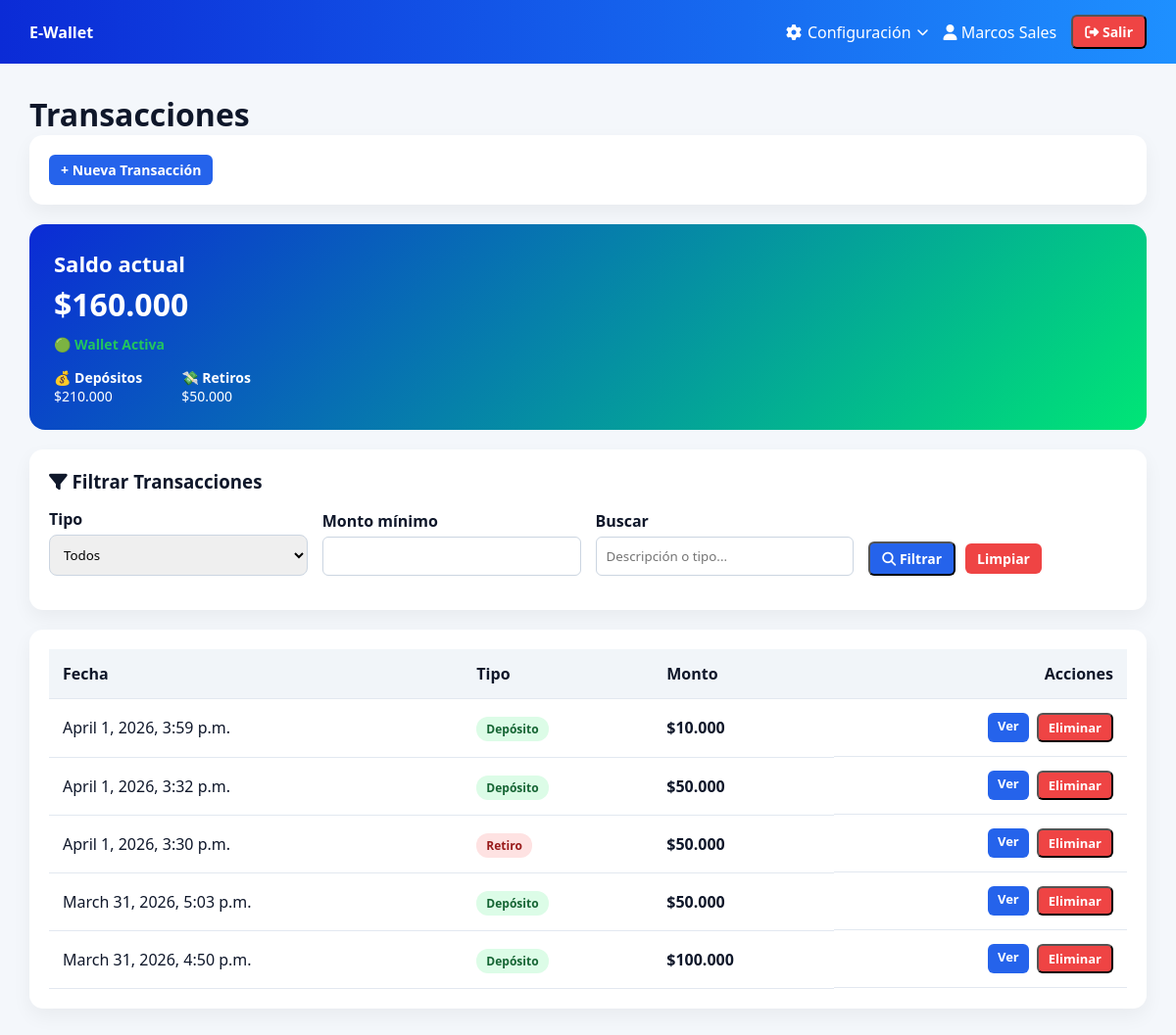
/transactions/ (signed in), run on an earlier commit of the app's database.
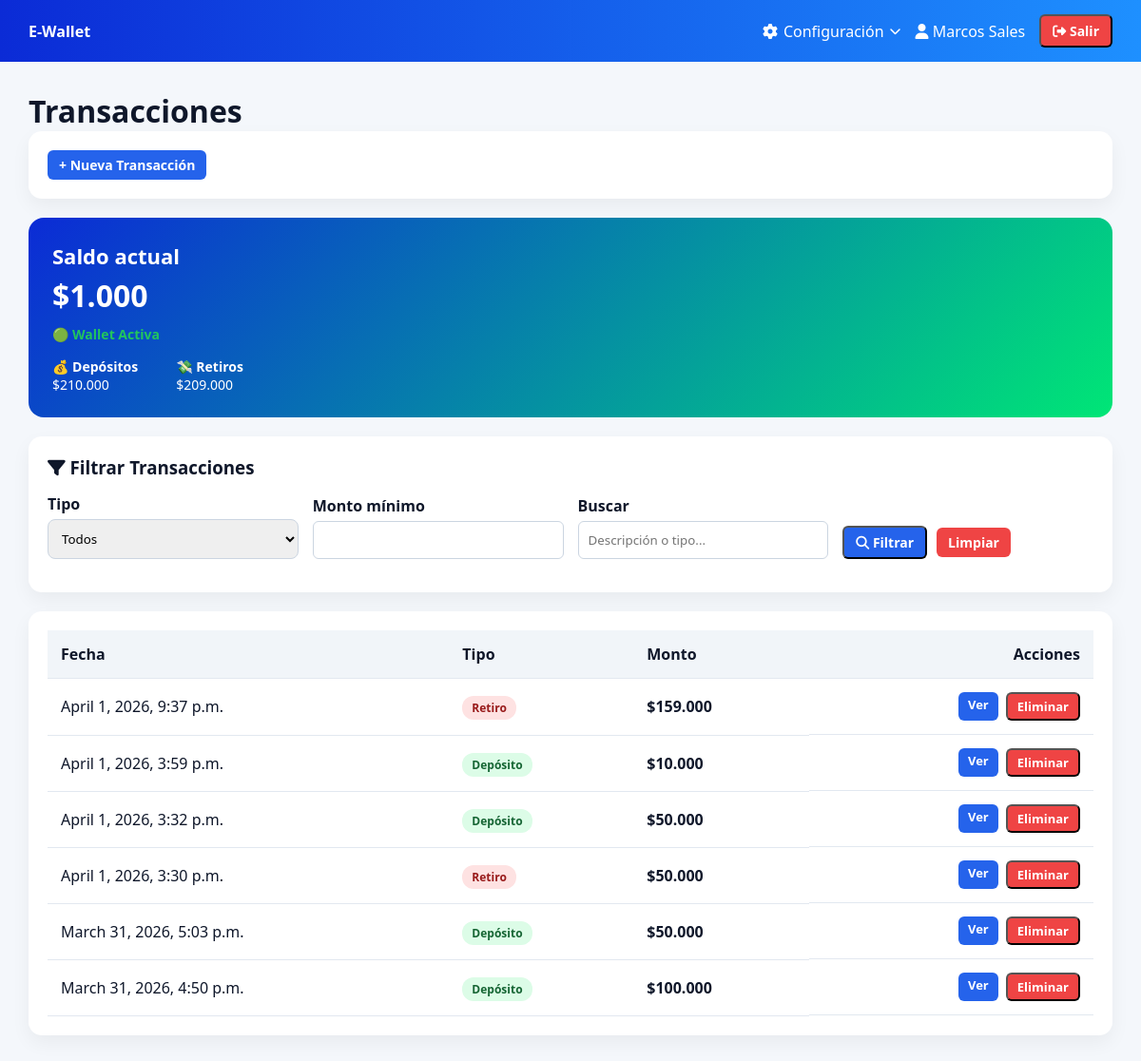
And on a later commit of the database.
### wallet/models.py (models this page shows, shortened)
class Transaction(models.Model):
    wallet = models.ForeignKey(Wallet, on_delete=models.CASCADE, related_name='transactions')
    transaction_type = models.ForeignKey(TransactionType, on_delete=models.PROTECT)
    amount = models.DecimalField(max_digits=12, decimal_places=2)
    description = models.TextField(blank=True)
    timestamp = models.DateTimeField(auto_now_add=True)

### wallet/views.py (the view)
# urls.py: path('transactions/', views.transaction_list, name='transaction_list'),
@login_required
def transaction_list(request):
    wallet, _ = Wallet.objects.get_or_create(user=request.user)
    base_qs = Transaction.objects.select_related(
        'wallet',
        'transaction_type'
    ).filter(wallet=wallet)
    transactions = base_qs.order_by('-timestamp')
    total_depositos = base_qs.filter(
        transaction_type__name='deposito'
    ).aggregate(total=Sum('amount'))['total'] or 0
    total_retiros = base_qs.filter(
        transaction_type__name='retiro'
    ).aggregate(total=Sum('amount'))['total'] or 0
    balance = total_depositos - total_retiros
    transaction_type_id = request.GET.get('type')
    min_amount = request.GET.get('min_amount')
    search = request.GET.get('search')
    if transaction_type_id:
        transactions = transactions.filter(transaction_type_id=transaction_type_id)
    if min_amount:
        transactions = transactions.filter(amount__gte=min_amount)
    if search:
        transactions = transactions.filter(
            Q(description__icontains=search) |
            Q(transaction_type__name__icontains=search)
        )
    return render(request, 'wallet/transaction_list.html', {
        'transactions': transactions,
        'wallet': wallet,
        'user': request.user,
        'transaction_types': TransactionType.objects.all(),
        'selected_type': transaction_type_id,
        'total_depositos': total_depositos,
        'total_retiros': total_retiros,
        'balance': balance,
    })

### wallet/templatetags/clp_filters.py (called while the page is built)
@register.filter
def clp(value):
    try:
        value = int(value)
        return f"${value:,.0f}".replace(",", ".")
    except:
        return value

### wallet/templates/wallet/transaction_list.html (shortened to what this page needs)
{% extends 'wallet/base.html' %}
{% load clp_filters %}
{% block content %}
<h1>Transacciones</h1>
<div class="card">
    <a class="btn btn-primary" href="{% url 'transaction_create' %}">+ Nueva Transacción</a>
</div>
<div class="hero">
    <h2>Saldo actual</h2>
    <h1>{{ balance|clp }}</h1>
    <div class="wallet-status {% if not wallet.is_active %}inactive{% else %}active{% endif %}">
        {% if wallet.is_active %}
            🟢 Wallet Activa
        {% else %}
            🔴 Wallet Desactivada
            <div class="wallet-warning">
                ⚠️ No puedes realizar transacciones hasta reactivar tu billetera.
            </div>
        {% endif %}
    </div>
    <div>
        <div class="hero-stats">
            <div>
                💰 <strong>Depósitos</strong><br>
                {{ total_depositos|clp }}
            </div>
            <div>
                💸 <strong>Retiros</strong><br>
                {{ total_retiros|clp }}
            </div>
        </div>
    </div>
</div>
<div class="card">
    <h3 style="margin-bottom:15px;">
        <i class="fa-solid fa-filter"></i> Filtrar Transacciones
    </h3>
    <form method="get" class="filter-grid">
        <div>
            <label>Tipo</label>
            <select name="type">
                <option value="">Todos</option>
            </select>
        </div>
        <div>
            <label>Monto mínimo</label>
            <input type="number" name="min_amount" value="{{ request.GET.min_amount }}">
        </div>
        <div>
            <label>Buscar</label>
            <input type="text" name="search" placeholder="Descripción o tipo..." value="{{ request.GET.search }}">
        </div>
        <div class="filter-actions">
            <button class="btn btn-primary" type="submit">
                <i class="fa-solid fa-magnifying-glass"></i> Filtrar
            </button>
            <a class="btn btn-danger" href="{% url 'transaction_list' %}">
                Limpiar
            </a>
        </div>
    </form>
</div>
<div class="card">
    <table class="tx-table">
        <thead>
            <tr>
                <th>Fecha</th>
                <th>Tipo</th>
                <th>Monto</th>
                <th style="text-align:right;">Acciones</th>
            </tr>
        </thead>
        <tbody>
            {% for tx in transactions %}
            <tr>
                <td>{{ tx.timestamp }}</td>
                <td>
                    {% if tx.transaction_type.name == "deposito" %}
                        <span class="badge badge-success">Depósito</span>
                    {% else %}
                        <span class="badge badge-danger">Retiro</span>
                    {% endif %}
                </td>
                <td><strong>{{ tx.amount|clp }}</strong></td>
                <td class="actions">
                    <a class="btn btn-primary btn-sm" href="{% url 'transaction_detail' tx.id %}">
                        Ver
                    </a>
                    <button
                        class="btn btn-danger btn-sm open-modal"
                        data-id="{{ tx.id }}"
                        data-type="{{ tx.transaction_type.name }}">
                        Eliminar
                    </button>
                </td>
            </tr>
            {% endfor %}
        </tbody>
    </table>
</div>
{% endblock %}

What changed in the data, as far as the page shows it:
added Transaction: timestamp "April 1, 2026, 9:37 p.m.", shows "Retiro", amount|clp "$159.000"
Also different on the page:
{{ balance|clp }}: "$160.000" → "$1.000"
{{ total_retiros|clp }}: "$50.000" → "$209.000"
